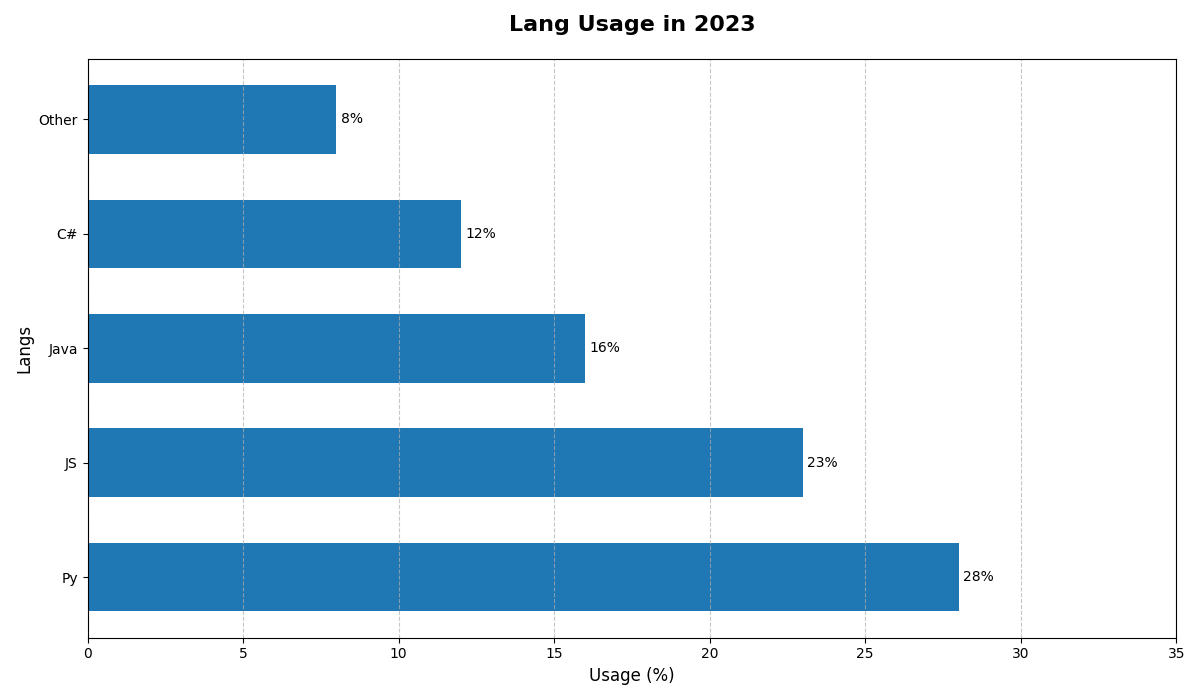

The script that drew this image:
import matplotlib.pyplot as plt
import numpy as np

languages = ['Py', 'JS', 'Java', 'C#', 'Other']
usage_percentages = [28, 23, 16, 12, 8]

fig, ax = plt.subplots(figsize=(12, 7))
y_pos = np.arange(len(languages))
bars = ax.barh(y_pos, usage_percentages, color='#1f77b4', height=0.6)

ax.set_title("Lang Usage in 2023", fontsize=16, fontweight='bold', pad=20)
ax.set_xlabel("Usage (%)", fontsize=12)
ax.set_ylabel("Langs", fontsize=12)
ax.set_xlim(0, 35)
ax.set_yticks(y_pos)
ax.set_yticklabels(languages, fontsize=10)
ax.xaxis.grid(True, linestyle='--', alpha=0.7)

for bar in bars:
    width = bar.get_width()
    ax.annotate(f'{width}%',
                xy=(width, bar.get_y() + bar.get_height() / 2),
                xytext=(3, 0),
                textcoords="offset points",
                ha='left', va='center', fontsize=10, color='black')

plt.tight_layout()
plt.show()
